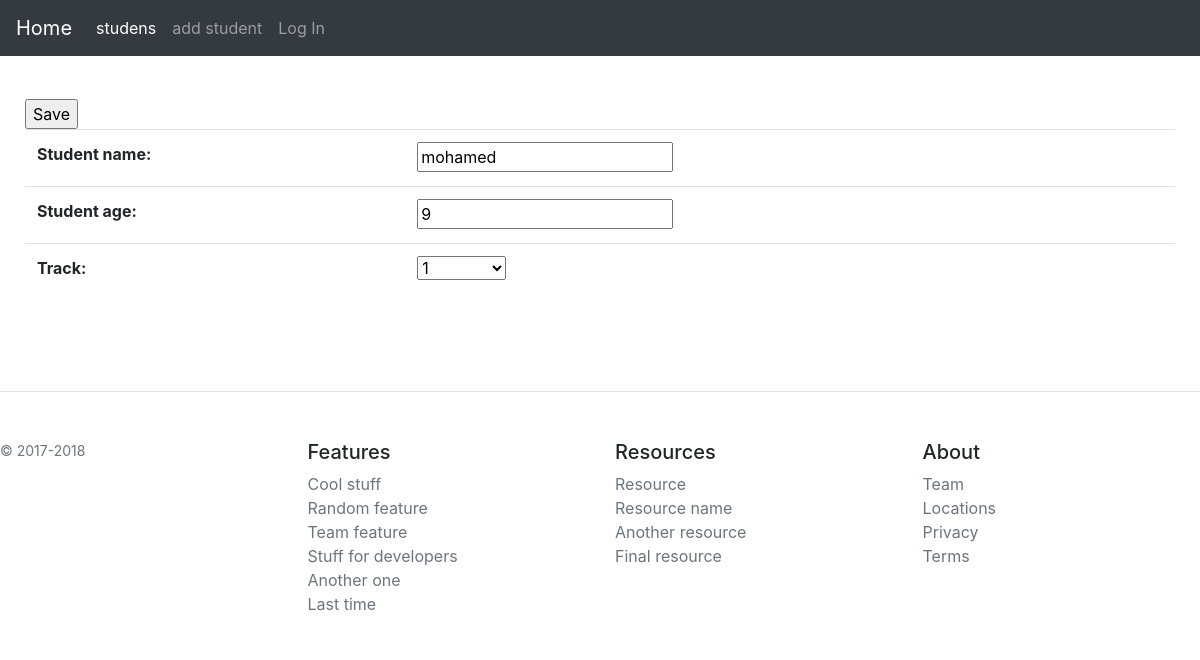
The app's page /students/8 with its own data.
### iti/models.py (models this page shows, shortened)
class Student (models.Model):
    student_name=models.CharField(max_length=50)
    student_age=models.IntegerField()
    track=models.ForeignKey(Track, on_delete=models.CASCADE)

### iti/views.py (the view)
# urls.py: path('students/<int:sid>', views.get_student, name='studentdetails'),
def get_student(request, sid):
    instance = get_object_or_404(Student, id=sid)
    form = AddStudent(request.POST or None , instance=instance)
    if request.POST:
        print("entered")
        if form.is_valid():
            print("")
            form.save()
            return HttpResponseRedirect("/students")
    return render(request, 'studentdetails.html', {'form': form})

### iti/forms.py
class AddStudent(forms.ModelForm):
    class Meta:
        model=Student
        fields=['student_name','student_age','track']

### iti/models.py (called while the page is built)
    def __str__(self):
        return f"{self.id}"

### iti/templates/studentdetails.html (shortened to what this page needs)
{% extends 'base.html'%} {% block content %}
<table class="table">
    <form action="" method="post">
      {{form}}
      <br>
      <input type="submit" value="Save">
    </form>
</table>
{% endblock %}

### iti/templates/base.html (style rules this page uses)
table { margin: 0 auto; }

### records on screen
Student: student_name "mohamed", student_age "9", track "1"
